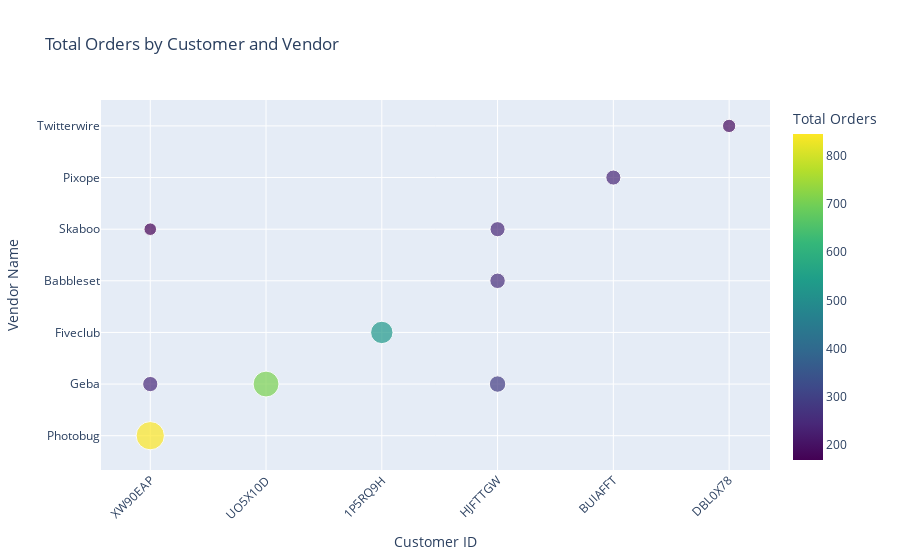

This figure's notebook cell:
### Code cell
# Create a scatter plot
fig = px.scatter(df, x='customer_id', y='vname', size='total_orders', color='total_orders',
                 title='Total Orders by Customer and Vendor',
                 labels={'customer_id': 'Customer ID', 'vname': 'Vendor Name', 'total_orders': 'Total Orders'},
                 color_continuous_scale='Viridis')

# Update the layout for better readability
fig.update_layout(xaxis_title='Customer ID',
                  yaxis_title='Vendor Name',
                  xaxis_tickangle=-45)  # Rotate x-axis labels for better readability

# Show plot
fig.show()

### Figure 1 — Plotly figure (JSON) as saved in the notebook; plotly's stock layout.template omitted (floating-point values rounded to 4 significant figures)
{"data": [{"hovertemplate": "Customer ID=%{x}<br>Vendor Name=%{y}<br>Total Orders=%{marker.color}<extra></extra>", "legendgroup": "", "marker": {"color": [846, 708, 531, 286, 253, 246, 242, 240, 187, 168], "coloraxis": "coloraxis", "size": [846, 708, 531, 286, 253, 246, 242, 240, 187, 168], "sizemode": "area", "sizeref": 2.115, "symbol": "circle"}, "mode": "markers", "name": "", "orientation": "v", "showlegend": false, "type": "scatter", "x": ["XW90EAP", "UO5X10D", "1P5RQ9H", "HJFTTGW", "HJFTTGW", "XW90EAP", "HJFTTGW", "BUIAFFT", "DBL0X78", "XW90EAP"], "xaxis": "x", "y": ["Photobug", "Geba", "Fiveclub", "Geba", "Babbleset", "Geba", "Skaboo", "Pixope", "Twitterwire", "Skaboo"], "yaxis": "y"}], "layout": {"coloraxis": {"colorbar": {"title": {"text": "Total Orders"}}, "colorscale": [[0, "#440154"], [0.1111, "#482878"], [0.2222, "#3e4989"], [0.3333, "#31688e"], [0.4444, "#26828e"], [0.5556, "#1f9e89"], [0.6667, "#35b779"], [0.7778, "#6ece58"], [0.8889, "#b5de2b"], [1, "#fde725"]]}, "legend": {"itemsizing": "constant", "tracegroupgap": 0}, "title": {"text": "Total Orders by Customer and Vendor"}, "xaxis": {"anchor": "y", "domain": [0, 1], "tickangle": -45, "title": {"text": "Customer ID"}}, "yaxis": {"anchor": "x", "domain": [0, 1], "title": {"text": "Vendor Name"}}}}
